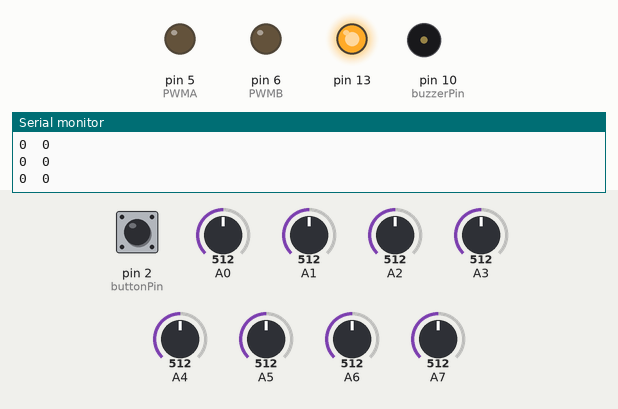
Recording of a program running on a simulated Arduino Nano, built with avr-gcc and run on an emulated ATmega328P. Parts: output pins drawn as LEDs (lit = HIGH), buzzer (waves = sounding), the last lines printed to the serial monitor. The test bench sets the inputs (shaded band); at power-on: A1 = 512, A5 = 512, A2 = 512, A6 = 512, pin 2 (buttonPin) HIGH, A0 = 512, A3 = 512, A4 = 512, A7 = 512.

Above: at 6.5 s.
6.6 s: A1 set to 541
At 7.8 s:
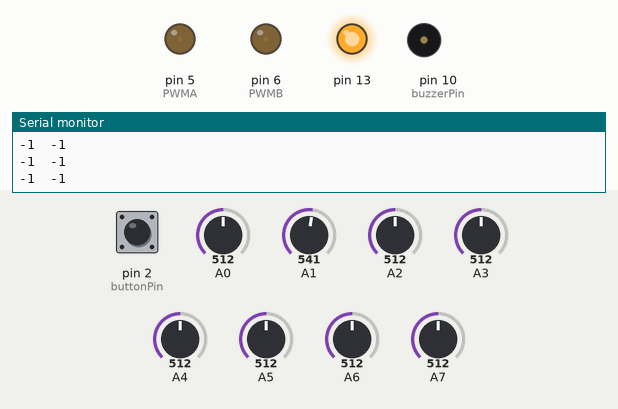
8.1 s: A5 set to 556
At 9.0 s:
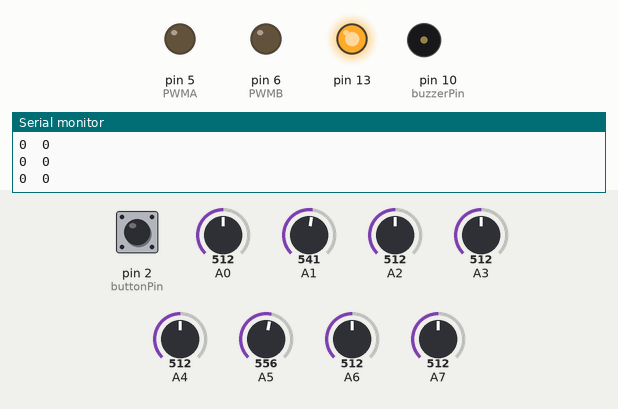
9.6 s: A5 set to 583
At 10.1 s:
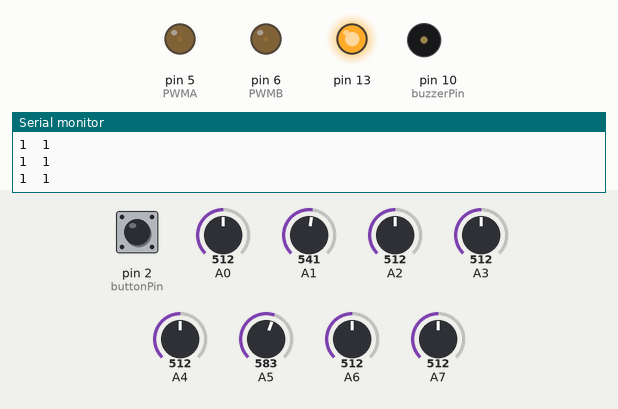
11.1 s: A2 set to 716
At 11.4 s:
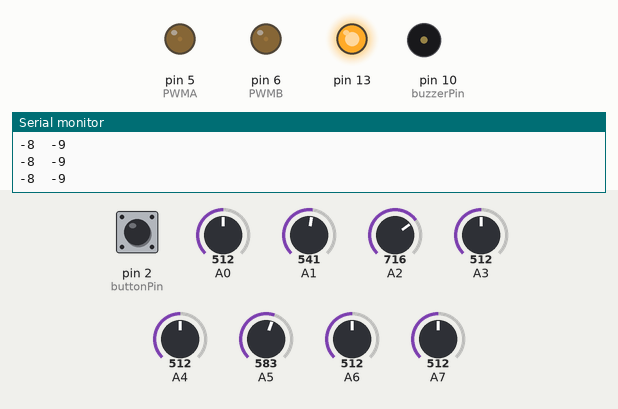
12.6 s: A6 set to 588
At 13.7 s:
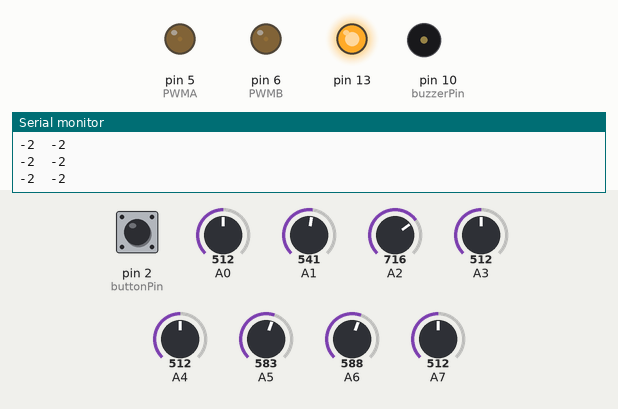
15.6 s: A6 set to 621
At 15.9 s:
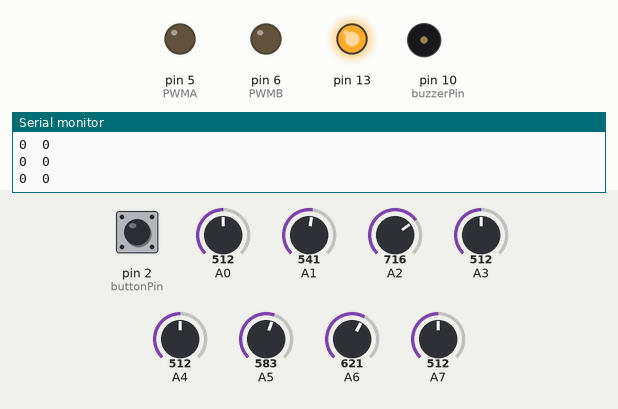
Timing chart, 0 to 18.1 s (numbered marks = the images above; inputs shaded):
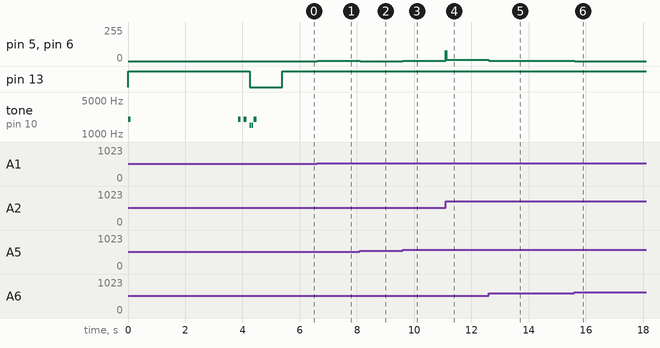

Measured:
- after the input at 6.6 s, pin 5 (PWMA), pin 6 (PWMB): 0/255 → 1/255 at once
- after the input at 8.1 s, pin 5 (PWMA), pin 6 (PWMB): 1/255 → 0/255 at once
- after the input at 9.6 s, pin 5 (PWMA), pin 6 (PWMB): 0/255 → 1/255 at once
- after the input at 11.1 s, pin 5 (PWMA), pin 6 (PWMB): 1/255 → 9/255 at once
- after the input at 12.6 s, pin 5 (PWMA), pin 6 (PWMB): 9/255 → 2/255 at once
- after the input at 15.6 s, pin 5 (PWMA), pin 6 (PWMB): 2/255 → 0/255 at once

The program:

main.cpp
```cpp
#include <Arduino.h>
#include <Engines.h>
#include <FrontSensors.h>
#include "AngularControl.h"

int base = 0;
float Kprop = 1.2;
float Kderiv = 7.5;
float Kinte = 0.0;

void start() {
    while (!digitalRead(buttonPin));
    tone(buzzerPin, 2000, 100);
}

void setup() {
    Serial.begin(9600);
    Serial.println("Init...");

    pinMode(13, OUTPUT);
    digitalWrite(13, LOW);
    //adjustEngines(0, 0);

    start();

    digitalWrite(13, HIGH);
    setupPeripherals();
    beep();

    delay(1000);

    calibration();
    digitalWrite(13, LOW);
    tone(buzzerPin, 1500, 50);

    delay(70);

    tone(buzzerPin, 1500, 50);

    delay(70);

    start();

    delay(1000);

    digitalWrite(13, HIGH);
}

void loop() {
    int line_position = getPositions();
    int Correction_power = PIDLambo(line_position, Kprop, Kderiv, Kinte);
    adjustEngines(base + Correction_power, base + -Correction_power);

    Serial.print(line_position);
    Serial.print("\t");
    Serial.println(Correction_power);
}
```

AngularControl.h
```cpp
//
// Created by mikag on 1/15/2025.
//

#ifndef LAMBORGHINO_ANGULARCONTROL_H
#define LAMBORGHINO_ANGULARCONTROL_H

int setpoint = 0;
int last_error = 0;
int pot_limite = 250;

int PIDLambo(int pos, float Kp, float Kd, float Ki) {
    int error = pos - setpoint;
    int derivative = error - last_error;
    last_error = error;
    int pot_giro = (error * Kp + derivative * Kd);

    if (pot_giro > pot_limite) {
        pot_giro = pot_limite;
    }
    else if (pot_giro <- pot_limite) {
        pot_giro = -pot_limite;
    }

    return pot_giro;
}

#endif //LAMBORGHINO_ANGULARCONTROL_H
```

Engines.h
```cpp
//
// Created by Mikael Gaete López on 1/10/2025.
//

#ifndef LAMBORGHINO_ENGINES_H
#define LAMBORGHINO_ENGINES_H

#include <Arduino.h>

#define AIN1 8    // left engine direction pin 1
#define AIN2 9    // left engine direction pin 2
#define PWMA 5    // left engine PWM pin
#define BIN1 4    // right engine direction pin 1
#define BIN2 7    // right engine direction pin 2
#define PWMB 6    // right engine PWM pin

void setupEngineController() {
    pinMode(AIN1, OUTPUT);
    pinMode(AIN2, OUTPUT);
    pinMode(PWMA, OUTPUT);
    pinMode(BIN1, OUTPUT);
    pinMode(BIN2, OUTPUT);
    pinMode(PWMB, OUTPUT);
}

void adjustLeftEngine(int value) {

    if (value >= 0) {
        digitalWrite(AIN1, HIGH);
        digitalWrite(AIN2, LOW);
    }
    else {
        digitalWrite(AIN1, LOW);
        digitalWrite(AIN2, HIGH);
        value *= -1;
    }

    analogWrite(PWMA, value);
}

void adjustRightEngine(int value) {
    if (value >= 0) {
        digitalWrite(BIN1, HIGH);
        digitalWrite(BIN2, LOW);
    }
    else {
        digitalWrite(BIN1, LOW);
        digitalWrite(BIN2, HIGH);
        value *= -1;
    }

    analogWrite(PWMB, value);
}

void adjustEngines(int left, int right) {
    adjustLeftEngine(left);
    adjustRightEngine(right);
}

#endif //LAMBORGHINO_ENGINES_H
```

FrontSensors.h
```cpp
//
// Created by Mikael Gaete López on 1/10/2025.
//

#ifndef LAMBORGHINO_FRONTSENSORS_H
#define LAMBORGHINO_FRONTSENSORS_H

#include <Arduino.h>

#define buzzerPin 10
#define buttonPin 2

typedef struct {
    int HL, HR;
    int s[6];
} FrontSensorArray;

FrontSensorArray sensors;
int v_s_min[6] = {0, 0, 0, 0, 0, 0};
int v_s_max[6] = {1023, 1023, 1023, 1023, 1023, 1023};
volatile int s_p[6];
boolean online;
int position, lPosition;

void setupPeripherals() {
    pinMode(buttonPin, INPUT);
    pinMode(buzzerPin, OUTPUT);
}

void beep() {
    tone(buzzerPin, 2000, 100);
    delay(200);
}

void readFrontSensors() {
    sensors.HL = analogRead(A7);
    sensors.s[0] = analogRead(A6);
    sensors.s[1] = analogRead(A5);
    sensors.s[2] = analogRead(A4);
    sensors.s[3] = analogRead(A3);
    sensors.s[4] = analogRead(A2);
    sensors.s[5] = analogRead(A1);
    sensors.HR = analogRead(A0);

    for (int i = 0; i < 6; i++) {
        if (sensors.s[i] < v_s_min[i]) {
            sensors.s[i] = v_s_min[i];
        }

        if (sensors.s[i] > v_s_max[i]) {
            sensors.s[i] = v_s_max[i];
        }
        s_p[i] = map(sensors.s[i], v_s_min[i], v_s_max[i], 100, 0);
    }

    volatile int sum = s_p[0] + s_p[1] + s_p[2] + s_p[3] + s_p[4] + s_p[5];

    if (sum > 100) {
        online = true;

    }
    else {
        online = false;
        sum = 100;
    }
}

void calibration() {
    int v_s[6];

    for (int j = 0; j < 100; j++) {
        delay(10);
        v_s[0] = analogRead(A6);
        v_s[1] = analogRead(A5);
        v_s[2] = analogRead(A4);
        v_s[3] = analogRead(A3);
        v_s[4] = analogRead(A2);
        v_s[5] = analogRead(A1);

        for (int i : v_s) {
            Serial.print(i);
            Serial.print("\t");
        }

        Serial.println();

        for (int i = 0; i < 6; i++) {
            if (v_s[i] < v_s_min[i]) {
                v_s_min[i] = v_s[i];
            }
        }


        for (int i = 0; i < 6; i++) {
            if (v_s[i] > v_s_max[i]) {
                v_s_max[i] = v_s[i];
            }
        }
    }

    beep();
    beep();

    Serial.println();
    Serial.print("Mínimos \t");

    for (int i : v_s_min) {
        Serial.print(i);
        Serial.print("\t");

    }

    Serial.println();
    Serial.print("Máximos \t");

    for (int i : v_s_max) {
        Serial.print(i);
        Serial.print("\t");
    }

    Serial.println();
}

int getPositions() {
    readFrontSensors();
    int prom = -2.5 * s_p[0] - 1.5 * s_p[1] - 0.5 * s_p[2] + 0.5 * s_p[3] + 1.5 * s_p[4] + 2.5 * s_p[5];
    int sum = s_p[0] + s_p[1] + s_p[2] + s_p[3] + s_p[4] + s_p[5];

    if (online) {
        position = int(100.0 * prom / sum);
    }
    else {
        if (lPosition < 0) {
            position = -255;
        }
        if (lPosition >= 0) {
            position = 255;
        }
    }

    lPosition = position;

    return position;
}

#endif //LAMBORGHINO_FRONTSENSORS_H
```
